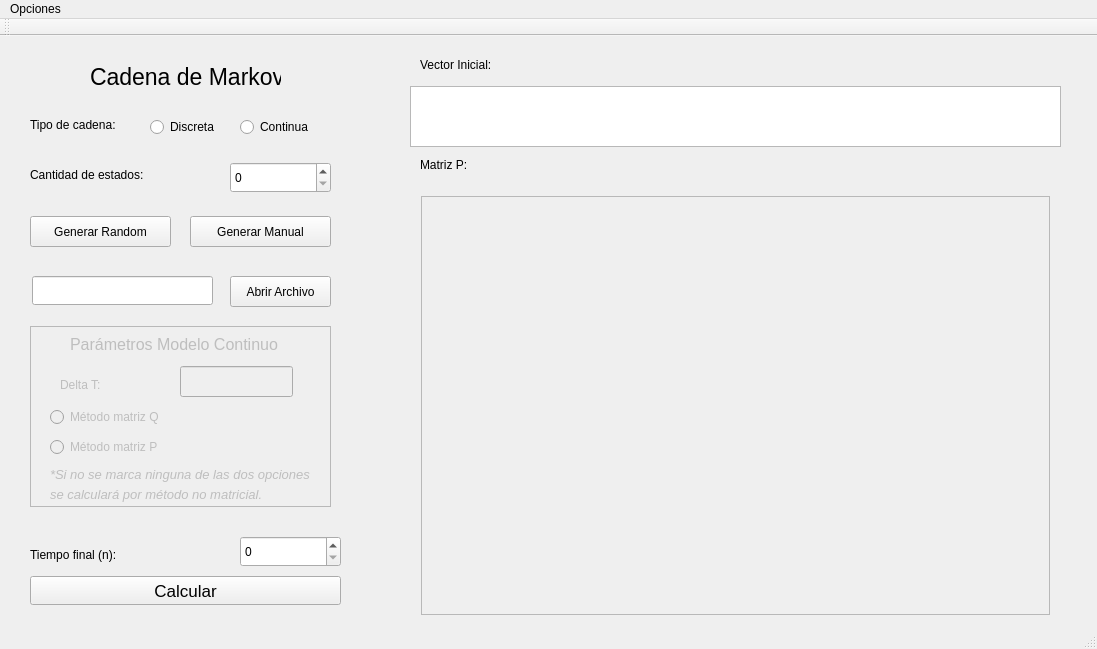
<?xml version="1.0" encoding="UTF-8"?>
<ui version="4.0">
 <class>MainWindow</class>
 <widget class="QMainWindow" name="MainWindow">
  <property name="geometry">
   <rect>
    <x>0</x>
    <y>0</y>
    <width>1097</width>
    <height>649</height>
   </rect>
  </property>
  <property name="windowTitle">
   <string>MainWindow</string>
  </property>
  <widget class="QWidget" name="centralWidget">
   <widget class="QWidget" name="horizontalLayoutWidget">
    <property name="geometry">
     <rect>
      <x>410</x>
      <y>149</y>
      <width>651</width>
      <height>441</height>
     </rect>
    </property>
    <layout class="QHBoxLayout" name="horizontalLayout">
     <item>
      <widget class="QTableView" name="tableView">
       <property name="enabled">
        <bool>false</bool>
       </property>
       <property name="font">
        <font>
         <pointsize>8</pointsize>
        </font>
       </property>
       <attribute name="horizontalHeaderDefaultSectionSize">
        <number>50</number>
       </attribute>
       <attribute name="verticalHeaderDefaultSectionSize">
        <number>40</number>
       </attribute>
      </widget>
     </item>
    </layout>
   </widget>
   <widget class="QLabel" name="label">
    <property name="geometry">
     <rect>
      <x>90</x>
      <y>20</y>
      <width>191</width>
      <height>41</height>
     </rect>
    </property>
    <property name="font">
     <font>
      <pointsize>17</pointsize>
     </font>
    </property>
    <property name="text">
     <string>Cadena de Markov</string>
    </property>
   </widget>
   <widget class="QRadioButton" name="radioButton">
    <property name="geometry">
     <rect>
      <x>240</x>
      <y>80</y>
      <width>91</width>
      <height>22</height>
     </rect>
    </property>
    <property name="text">
     <string>Continua</string>
    </property>
   </widget>
   <widget class="QRadioButton" name="radioButton_2">
    <property name="geometry">
     <rect>
      <x>150</x>
      <y>80</y>
      <width>81</width>
      <height>22</height>
     </rect>
    </property>
    <property name="text">
     <string>Discreta</string>
    </property>
   </widget>
   <widget class="QLabel" name="label_2">
    <property name="geometry">
     <rect>
      <x>30</x>
      <y>80</y>
      <width>111</width>
      <height>17</height>
     </rect>
    </property>
    <property name="text">
     <string>Tipo de cadena:</string>
    </property>
   </widget>
   <widget class="QSpinBox" name="spinBox">
    <property name="geometry">
     <rect>
      <x>230</x>
      <y>126</y>
      <width>101</width>
      <height>31</height>
     </rect>
    </property>
   </widget>
   <widget class="QLabel" name="label_3">
    <property name="geometry">
     <rect>
      <x>30</x>
      <y>130</y>
      <width>151</width>
      <height>17</height>
     </rect>
    </property>
    <property name="text">
     <string>Cantidad de estados:</string>
    </property>
   </widget>
   <widget class="QPushButton" name="pushButton">
    <property name="geometry">
     <rect>
      <x>30</x>
      <y>180</y>
      <width>141</width>
      <height>31</height>
     </rect>
    </property>
    <property name="text">
     <string>Generar Random</string>
    </property>
   </widget>
   <widget class="QPushButton" name="pushButton_2">
    <property name="geometry">
     <rect>
      <x>190</x>
      <y>180</y>
      <width>141</width>
      <height>31</height>
     </rect>
    </property>
    <property name="text">
     <string>Generar Manual</string>
    </property>
   </widget>
   <widget class="QFrame" name="frame">
    <property name="enabled">
     <bool>false</bool>
    </property>
    <property name="geometry">
     <rect>
      <x>30</x>
      <y>290</y>
      <width>301</width>
      <height>181</height>
     </rect>
    </property>
    <property name="frameShape">
     <enum>QFrame::StyledPanel</enum>
    </property>
    <property name="frameShadow">
     <enum>QFrame::Raised</enum>
    </property>
    <widget class="QLabel" name="label_5">
     <property name="geometry">
      <rect>
       <x>30</x>
       <y>50</y>
       <width>67</width>
       <height>17</height>
      </rect>
     </property>
     <property name="text">
      <string>Delta T:</string>
     </property>
    </widget>
    <widget class="QLineEdit" name="lineEdit">
     <property name="geometry">
      <rect>
       <x>150</x>
       <y>40</y>
       <width>113</width>
       <height>31</height>
      </rect>
     </property>
    </widget>
    <widget class="QLabel" name="label_6">
     <property name="geometry">
      <rect>
       <x>40</x>
       <y>10</y>
       <width>221</width>
       <height>17</height>
      </rect>
     </property>
     <property name="font">
      <font>
       <pointsize>12</pointsize>
      </font>
     </property>
     <property name="text">
      <string>Parámetros Modelo Continuo</string>
     </property>
    </widget>
    <widget class="QRadioButton" name="radioButton_3">
     <property name="geometry">
      <rect>
       <x>20</x>
       <y>80</y>
       <width>151</width>
       <height>22</height>
      </rect>
     </property>
     <property name="text">
      <string>Método matriz Q</string>
     </property>
    </widget>
    <widget class="QRadioButton" name="radioButton_4">
     <property name="geometry">
      <rect>
       <x>20</x>
       <y>110</y>
       <width>151</width>
       <height>22</height>
      </rect>
     </property>
     <property name="text">
      <string>Método matriz P</string>
     </property>
    </widget>
    <widget class="QLabel" name="label_7">
     <property name="geometry">
      <rect>
       <x>20</x>
       <y>140</y>
       <width>271</width>
       <height>17</height>
      </rect>
     </property>
     <property name="font">
      <font>
       <pointsize>10</pointsize>
       <italic>true</italic>
      </font>
     </property>
     <property name="text">
      <string>*Si no se marca ninguna de las dos opciones</string>
     </property>
    </widget>
    <widget class="QLabel" name="label_8">
     <property name="geometry">
      <rect>
       <x>20</x>
       <y>160</y>
       <width>221</width>
       <height>17</height>
      </rect>
     </property>
     <property name="font">
      <font>
       <pointsize>10</pointsize>
       <italic>true</italic>
      </font>
     </property>
     <property name="text">
      <string>se calculará por método no matricial.</string>
     </property>
    </widget>
   </widget>
   <widget class="QPushButton" name="pushButton_3">
    <property name="geometry">
     <rect>
      <x>30</x>
      <y>540</y>
      <width>311</width>
      <height>29</height>
     </rect>
    </property>
    <property name="font">
     <font>
      <pointsize>13</pointsize>
     </font>
    </property>
    <property name="text">
     <string>Calcular</string>
    </property>
   </widget>
   <widget class="QSpinBox" name="spinBox_2">
    <property name="geometry">
     <rect>
      <x>240</x>
      <y>500</y>
      <width>101</width>
      <height>31</height>
     </rect>
    </property>
   </widget>
   <widget class="QLabel" name="label_4">
    <property name="geometry">
     <rect>
      <x>30</x>
      <y>510</y>
      <width>121</width>
      <height>17</height>
     </rect>
    </property>
    <property name="text">
     <string>Tiempo final (n):</string>
    </property>
   </widget>
   <widget class="QPushButton" name="pushButton_4">
    <property name="geometry">
     <rect>
      <x>230</x>
      <y>240</y>
      <width>101</width>
      <height>31</height>
     </rect>
    </property>
    <property name="text">
     <string>Abrir Archivo</string>
    </property>
   </widget>
   <widget class="QLineEdit" name="lineEdit_2">
    <property name="geometry">
     <rect>
      <x>32</x>
      <y>240</y>
      <width>181</width>
      <height>29</height>
     </rect>
    </property>
   </widget>
   <widget class="QTableView" name="tableView_2">
    <property name="geometry">
     <rect>
      <x>410</x>
      <y>50</y>
      <width>651</width>
      <height>61</height>
     </rect>
    </property>
    <attribute name="horizontalHeaderDefaultSectionSize">
     <number>50</number>
    </attribute>
   </widget>
   <widget class="QLabel" name="label_9">
    <property name="geometry">
     <rect>
      <x>420</x>
      <y>20</y>
      <width>111</width>
      <height>17</height>
     </rect>
    </property>
    <property name="text">
     <string>Vector Inicial:</string>
    </property>
   </widget>
   <widget class="QLabel" name="label_10">
    <property name="geometry">
     <rect>
      <x>420</x>
      <y>120</y>
      <width>71</width>
      <height>17</height>
     </rect>
    </property>
    <property name="text">
     <string>Matriz P:</string>
    </property>
   </widget>
  </widget>
  <widget class="QMenuBar" name="menuBar">
   <property name="geometry">
    <rect>
     <x>0</x>
     <y>0</y>
     <width>1097</width>
     <height>23</height>
    </rect>
   </property>
   <widget class="QMenu" name="menuOpciones">
    <property name="title">
     <string>Opciones</string>
    </property>
   </widget>
   <addaction name="menuOpciones"/>
  </widget>
  <widget class="QToolBar" name="mainToolBar">
   <attribute name="toolBarArea">
    <enum>TopToolBarArea</enum>
   </attribute>
   <attribute name="toolBarBreak">
    <bool>false</bool>
   </attribute>
  </widget>
  <widget class="QStatusBar" name="statusBar"/>
 </widget>
 <layoutdefault spacing="6" margin="11"/>
 <resources/>
 <connections/>
</ui>
